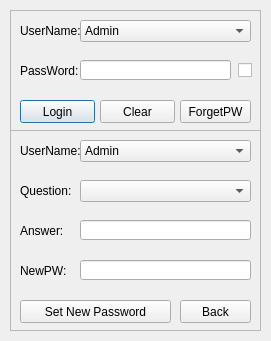
<?xml version="1.0" encoding="UTF-8"?>
<ui version="4.0">
 <class>LoginForm</class>
 <widget class="QDialog" name="LoginForm">
  <property name="geometry">
   <rect>
    <x>0</x>
    <y>0</y>
    <width>271</width>
    <height>341</height>
   </rect>
  </property>
  <property name="windowTitle">
   <string>LoginForm</string>
  </property>
  <widget class="QFrame" name="frmLogin">
   <property name="geometry">
    <rect>
     <x>10</x>
     <y>10</y>
     <width>251</width>
     <height>121</height>
    </rect>
   </property>
   <property name="frameShape">
    <enum>QFrame::StyledPanel</enum>
   </property>
   <property name="frameShadow">
    <enum>QFrame::Raised</enum>
   </property>
   <widget class="QPushButton" name="btnLogin">
    <property name="geometry">
     <rect>
      <x>10</x>
      <y>90</y>
      <width>75</width>
      <height>23</height>
     </rect>
    </property>
    <property name="text">
     <string>Login</string>
    </property>
   </widget>
   <widget class="QLabel" name="label">
    <property name="geometry">
     <rect>
      <x>10</x>
      <y>10</y>
      <width>71</width>
      <height>21</height>
     </rect>
    </property>
    <property name="text">
     <string>UserName:</string>
    </property>
   </widget>
   <widget class="QLineEdit" name="lineEdit">
    <property name="geometry">
     <rect>
      <x>70</x>
      <y>50</y>
      <width>151</width>
      <height>20</height>
     </rect>
    </property>
    <property name="inputMask">
     <string/>
    </property>
    <property name="text">
     <string/>
    </property>
    <property name="echoMode">
     <enum>QLineEdit::Password</enum>
    </property>
    <property name="placeholderText">
     <string/>
    </property>
   </widget>
   <widget class="QPushButton" name="btnClear">
    <property name="geometry">
     <rect>
      <x>90</x>
      <y>90</y>
      <width>75</width>
      <height>23</height>
     </rect>
    </property>
    <property name="text">
     <string>Clear</string>
    </property>
   </widget>
   <widget class="QCheckBox" name="checkBox">
    <property name="geometry">
     <rect>
      <x>228</x>
      <y>50</y>
      <width>21</width>
      <height>20</height>
     </rect>
    </property>
    <property name="text">
     <string/>
    </property>
   </widget>
   <widget class="QComboBox" name="comboBox">
    <property name="geometry">
     <rect>
      <x>70</x>
      <y>10</y>
      <width>171</width>
      <height>22</height>
     </rect>
    </property>
    <item>
     <property name="text">
      <string>Admin</string>
     </property>
    </item>
   </widget>
   <widget class="QLabel" name="label_2">
    <property name="geometry">
     <rect>
      <x>10</x>
      <y>50</y>
      <width>61</width>
      <height>21</height>
     </rect>
    </property>
    <property name="text">
     <string>PassWord:</string>
    </property>
   </widget>
   <widget class="QPushButton" name="btnForgetPW">
    <property name="geometry">
     <rect>
      <x>170</x>
      <y>90</y>
      <width>71</width>
      <height>23</height>
     </rect>
    </property>
    <property name="text">
     <string>ForgetPW</string>
    </property>
   </widget>
  </widget>
  <widget class="QFrame" name="frmForgetPW">
   <property name="geometry">
    <rect>
     <x>10</x>
     <y>130</y>
     <width>251</width>
     <height>201</height>
    </rect>
   </property>
   <property name="frameShape">
    <enum>QFrame::StyledPanel</enum>
   </property>
   <property name="frameShadow">
    <enum>QFrame::Raised</enum>
   </property>
   <widget class="QPushButton" name="btnBack">
    <property name="geometry">
     <rect>
      <x>170</x>
      <y>170</y>
      <width>71</width>
      <height>23</height>
     </rect>
    </property>
    <property name="text">
     <string>Back</string>
    </property>
   </widget>
   <widget class="QLabel" name="label_6">
    <property name="geometry">
     <rect>
      <x>10</x>
      <y>10</y>
      <width>71</width>
      <height>21</height>
     </rect>
    </property>
    <property name="text">
     <string>UserName:</string>
    </property>
   </widget>
   <widget class="QLabel" name="label_3">
    <property name="geometry">
     <rect>
      <x>10</x>
      <y>50</y>
      <width>61</width>
      <height>21</height>
     </rect>
    </property>
    <property name="text">
     <string>Question:</string>
    </property>
   </widget>
   <widget class="QComboBox" name="comboBox_3">
    <property name="geometry">
     <rect>
      <x>70</x>
      <y>10</y>
      <width>171</width>
      <height>22</height>
     </rect>
    </property>
    <item>
     <property name="text">
      <string>Admin</string>
     </property>
    </item>
   </widget>
   <widget class="QLineEdit" name="lineEdit_3">
    <property name="geometry">
     <rect>
      <x>70</x>
      <y>130</y>
      <width>171</width>
      <height>20</height>
     </rect>
    </property>
   </widget>
   <widget class="QComboBox" name="comboBox_2">
    <property name="geometry">
     <rect>
      <x>70</x>
      <y>50</y>
      <width>171</width>
      <height>22</height>
     </rect>
    </property>
   </widget>
   <widget class="QLabel" name="label_5">
    <property name="geometry">
     <rect>
      <x>10</x>
      <y>130</y>
      <width>51</width>
      <height>21</height>
     </rect>
    </property>
    <property name="text">
     <string>NewPW:</string>
    </property>
   </widget>
   <widget class="QPushButton" name="pushButton">
    <property name="geometry">
     <rect>
      <x>10</x>
      <y>170</y>
      <width>151</width>
      <height>23</height>
     </rect>
    </property>
    <property name="text">
     <string>Set New Password</string>
    </property>
   </widget>
   <widget class="QLabel" name="label_4">
    <property name="geometry">
     <rect>
      <x>10</x>
      <y>90</y>
      <width>54</width>
      <height>21</height>
     </rect>
    </property>
    <property name="text">
     <string>Answer:</string>
    </property>
   </widget>
   <widget class="QLineEdit" name="lineEdit_2">
    <property name="geometry">
     <rect>
      <x>70</x>
      <y>90</y>
      <width>171</width>
      <height>20</height>
     </rect>
    </property>
   </widget>
  </widget>
  <zorder>frmForgetPW</zorder>
  <zorder>frmLogin</zorder>
 </widget>
 <layoutdefault spacing="6" margin="11"/>
 <resources/>
 <connections>
  <connection>
   <sender>btnClear</sender>
   <signal>clicked()</signal>
   <receiver>lineEdit</receiver>
   <slot>clear()</slot>
   <hints>
    <hint type="sourcelabel">
     <x>142</x>
     <y>110</y>
    </hint>
    <hint type="destinationlabel">
     <x>123</x>
     <y>72</y>
    </hint>
   </hints>
  </connection>
 </connections>
</ui>
